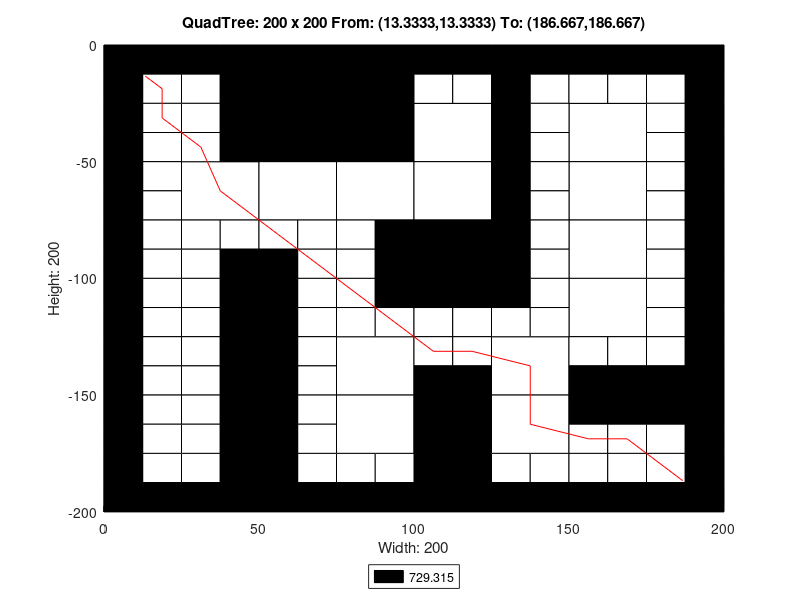

Write the MATLAB code that produced this figure.
axis([0 200 -200 0]);
title('QuadTree: 200 x 200 From: (13.3333,13.3333) To: (186.667,186.667)');
xlabel('Width: 200');
ylabel('Height: 200');
rectangle('Position',[50 -50 50 50], 'FaceColor',[0 0 0]);
rectangle('Position',[25 -75 25 25], 'FaceColor',[1 1 1]);
rectangle('Position',[50 -75 25 25], 'FaceColor',[1 1 1]);
rectangle('Position',[75 -75 25 25], 'FaceColor',[1 1 1]);
rectangle('Position',[100 -50 25 25], 'FaceColor',[1 1 1]);
rectangle('Position',[150 -50 25 25], 'FaceColor',[1 1 1]);
rectangle('Position',[100 -75 25 25], 'FaceColor',[1 1 1]);
rectangle('Position',[100 -100 25 25], 'FaceColor',[0 0 0]);
rectangle('Position',[150 -75 25 25], 'FaceColor',[1 1 1]);
rectangle('Position',[150 -100 25 25], 'FaceColor',[1 1 1]);
rectangle('Position',[75 -150 25 25], 'FaceColor',[1 1 1]);
rectangle('Position',[75 -175 25 25], 'FaceColor',[1 1 1]);
rectangle('Position',[125 -150 25 25], 'FaceColor',[1 1 1]);
rectangle('Position',[150 -125 25 25], 'FaceColor',[1 1 1]);
rectangle('Position',[100 -175 25 25], 'FaceColor',[0 0 0]);
rectangle('Position',[125 -175 25 25], 'FaceColor',[1 1 1]);
rectangle('Position',[100 -200 25 25], 'FaceColor',[0 0 0]);
rectangle('Position',[0 -12.5 12.5 12.5], 'FaceColor',[0 0 0]);
rectangle('Position',[12.5 -12.5 12.5 12.5], 'FaceColor',[0 0 0]);
rectangle('Position',[0 -25 12.5 12.5], 'FaceColor',[0 0 0]);
rectangle('Position',[12.5 -25 12.5 12.5], 'FaceColor',[1 1 1]);
rectangle('Position',[25 -12.5 12.5 12.5], 'FaceColor',[0 0 0]);
rectangle('Position',[37.5 -12.5 12.5 12.5], 'FaceColor',[0 0 0]);
rectangle('Position',[25 -25 12.5 12.5], 'FaceColor',[1 1 1]);
rectangle('Position',[37.5 -25 12.5 12.5], 'FaceColor',[0 0 0]);
rectangle('Position',[0 -37.5 12.5 12.5], 'FaceColor',[0 0 0]);
rectangle('Position',[12.5 -37.5 12.5 12.5], 'FaceColor',[1 1 1]);
rectangle('Position',[0 -50 12.5 12.5], 'FaceColor',[0 0 0]);
rectangle('Position',[12.5 -50 12.5 12.5], 'FaceColor',[1 1 1]);
rectangle('Position',[25 -37.5 12.5 12.5], 'FaceColor',[1 1 1]);
rectangle('Position',[37.5 -37.5 12.5 12.5], 'FaceColor',[0 0 0]);
rectangle('Position',[25 -50 12.5 12.5], 'FaceColor',[1 1 1]);
rectangle('Position',[37.5 -50 12.5 12.5], 'FaceColor',[0 0 0]);
rectangle('Position',[0 -62.5 12.5 12.5], 'FaceColor',[0 0 0]);
rectangle('Position',[12.5 -62.5 12.5 12.5], 'FaceColor',[1 1 1]);
rectangle('Position',[0 -75 12.5 12.5], 'FaceColor',[0 0 0]);
rectangle('Position',[12.5 -75 12.5 12.5], 'FaceColor',[1 1 1]);
rectangle('Position',[0 -87.5 12.5 12.5], 'FaceColor',[0 0 0]);
rectangle('Position',[12.5 -87.5 12.5 12.5], 'FaceColor',[1 1 1]);
rectangle('Position',[0 -100 12.5 12.5], 'FaceColor',[0 0 0]);
rectangle('Position',[12.5 -100 12.5 12.5], 'FaceColor',[1 1 1]);
rectangle('Position',[25 -87.5 12.5 12.5], 'FaceColor',[1 1 1]);
rectangle('Position',[37.5 -87.5 12.5 12.5], 'FaceColor',[1 1 1]);
rectangle('Position',[25 -100 12.5 12.5], 'FaceColor',[1 1 1]);
rectangle('Position',[37.5 -100 12.5 12.5], 'FaceColor',[0 0 0]);
rectangle('Position',[50 -87.5 12.5 12.5], 'FaceColor',[1 1 1]);
rectangle('Position',[62.5 -87.5 12.5 12.5], 'FaceColor',[1 1 1]);
rectangle('Position',[50 -100 12.5 12.5], 'FaceColor',[0 0 0]);
rectangle('Position',[62.5 -100 12.5 12.5], 'FaceColor',[1 1 1]);
rectangle('Position',[75 -87.5 12.5 12.5], 'FaceColor',[1 1 1]);
rectangle('Position',[87.5 -87.5 12.5 12.5], 'FaceColor',[0 0 0]);
rectangle('Position',[75 -100 12.5 12.5], 'FaceColor',[1 1 1]);
rectangle('Position',[87.5 -100 12.5 12.5], 'FaceColor',[0 0 0]);
rectangle('Position',[100 -12.5 12.5 12.5], 'FaceColor',[0 0 0]);
rectangle('Position',[112.5 -12.5 12.5 12.5], 'FaceColor',[0 0 0]);
rectangle('Position',[100 -25 12.5 12.5], 'FaceColor',[1 1 1]);
rectangle('Position',[112.5 -25 12.5 12.5], 'FaceColor',[1 1 1]);
rectangle('Position',[125 -12.5 12.5 12.5], 'FaceColor',[0 0 0]);
rectangle('Position',[137.5 -12.5 12.5 12.5], 'FaceColor',[0 0 0]);
rectangle('Position',[125 -25 12.5 12.5], 'FaceColor',[0 0 0]);
rectangle('Position',[137.5 -25 12.5 12.5], 'FaceColor',[1 1 1]);
rectangle('Position',[125 -37.5 12.5 12.5], 'FaceColor',[0 0 0]);
rectangle('Position',[137.5 -37.5 12.5 12.5], 'FaceColor',[1 1 1]);
rectangle('Position',[125 -50 12.5 12.5], 'FaceColor',[0 0 0]);
rectangle('Position',[137.5 -50 12.5 12.5], 'FaceColor',[1 1 1]);
rectangle('Position',[150 -12.5 12.5 12.5], 'FaceColor',[0 0 0]);
rectangle('Position',[162.5 -12.5 12.5 12.5], 'FaceColor',[0 0 0]);
rectangle('Position',[150 -25 12.5 12.5], 'FaceColor',[1 1 1]);
rectangle('Position',[162.5 -25 12.5 12.5], 'FaceColor',[1 1 1]);
rectangle('Position',[175 -12.5 12.5 12.5], 'FaceColor',[0 0 0]);
rectangle('Position',[187.5 -12.5 12.5 12.5], 'FaceColor',[0 0 0]);
rectangle('Position',[175 -25 12.5 12.5], 'FaceColor',[1 1 1]);
rectangle('Position',[187.5 -25 12.5 12.5], 'FaceColor',[0 0 0]);
rectangle('Position',[175 -37.5 12.5 12.5], 'FaceColor',[1 1 1]);
rectangle('Position',[187.5 -37.5 12.5 12.5], 'FaceColor',[0 0 0]);
rectangle('Position',[175 -50 12.5 12.5], 'FaceColor',[1 1 1]);
rectangle('Position',[187.5 -50 12.5 12.5], 'FaceColor',[0 0 0]);
rectangle('Position',[125 -62.5 12.5 12.5], 'FaceColor',[0 0 0]);
rectangle('Position',[137.5 -62.5 12.5 12.5], 'FaceColor',[1 1 1]);
rectangle('Position',[125 -75 12.5 12.5], 'FaceColor',[0 0 0]);
rectangle('Position',[137.5 -75 12.5 12.5], 'FaceColor',[1 1 1]);
rectangle('Position',[125 -87.5 12.5 12.5], 'FaceColor',[0 0 0]);
rectangle('Position',[137.5 -87.5 12.5 12.5], 'FaceColor',[1 1 1]);
rectangle('Position',[125 -100 12.5 12.5], 'FaceColor',[0 0 0]);
rectangle('Position',[137.5 -100 12.5 12.5], 'FaceColor',[1 1 1]);
rectangle('Position',[175 -62.5 12.5 12.5], 'FaceColor',[1 1 1]);
rectangle('Position',[187.5 -62.5 12.5 12.5], 'FaceColor',[0 0 0]);
rectangle('Position',[175 -75 12.5 12.5], 'FaceColor',[1 1 1]);
rectangle('Position',[187.5 -75 12.5 12.5], 'FaceColor',[0 0 0]);
rectangle('Position',[175 -87.5 12.5 12.5], 'FaceColor',[1 1 1]);
rectangle('Position',[187.5 -87.5 12.5 12.5], 'FaceColor',[0 0 0]);
rectangle('Position',[175 -100 12.5 12.5], 'FaceColor',[1 1 1]);
rectangle('Position',[187.5 -100 12.5 12.5], 'FaceColor',[0 0 0]);
rectangle('Position',[0 -112.5 12.5 12.5], 'FaceColor',[0 0 0]);
rectangle('Position',[12.5 -112.5 12.5 12.5], 'FaceColor',[1 1 1]);
rectangle('Position',[0 -125 12.5 12.5], 'FaceColor',[0 0 0]);
rectangle('Position',[12.5 -125 12.5 12.5], 'FaceColor',[1 1 1]);
rectangle('Position',[25 -112.5 12.5 12.5], 'FaceColor',[1 1 1]);
rectangle('Position',[37.5 -112.5 12.5 12.5], 'FaceColor',[0 0 0]);
rectangle('Position',[25 -125 12.5 12.5], 'FaceColor',[1 1 1]);
rectangle('Position',[37.5 -125 12.5 12.5], 'FaceColor',[0 0 0]);
rectangle('Position',[0 -137.5 12.5 12.5], 'FaceColor',[0 0 0]);
rectangle('Position',[12.5 -137.5 12.5 12.5], 'FaceColor',[1 1 1]);
rectangle('Position',[0 -150 12.5 12.5], 'FaceColor',[0 0 0]);
rectangle('Position',[12.5 -150 12.5 12.5], 'FaceColor',[1 1 1]);
rectangle('Position',[25 -137.5 12.5 12.5], 'FaceColor',[1 1 1]);
rectangle('Position',[37.5 -137.5 12.5 12.5], 'FaceColor',[0 0 0]);
rectangle('Position',[25 -150 12.5 12.5], 'FaceColor',[1 1 1]);
rectangle('Position',[37.5 -150 12.5 12.5], 'FaceColor',[0 0 0]);
rectangle('Position',[50 -112.5 12.5 12.5], 'FaceColor',[0 0 0]);
rectangle('Position',[62.5 -112.5 12.5 12.5], 'FaceColor',[1 1 1]);
rectangle('Position',[50 -125 12.5 12.5], 'FaceColor',[0 0 0]);
rectangle('Position',[62.5 -125 12.5 12.5], 'FaceColor',[1 1 1]);
rectangle('Position',[75 -112.5 12.5 12.5], 'FaceColor',[1 1 1]);
rectangle('Position',[87.5 -112.5 12.5 12.5], 'FaceColor',[0 0 0]);
rectangle('Position',[75 -125 12.5 12.5], 'FaceColor',[1 1 1]);
rectangle('Position',[87.5 -125 12.5 12.5], 'FaceColor',[1 1 1]);
rectangle('Position',[50 -137.5 12.5 12.5], 'FaceColor',[0 0 0]);
rectangle('Position',[62.5 -137.5 12.5 12.5], 'FaceColor',[1 1 1]);
rectangle('Position',[50 -150 12.5 12.5], 'FaceColor',[0 0 0]);
rectangle('Position',[62.5 -150 12.5 12.5], 'FaceColor',[1 1 1]);
rectangle('Position',[0 -162.5 12.5 12.5], 'FaceColor',[0 0 0]);
rectangle('Position',[12.5 -162.5 12.5 12.5], 'FaceColor',[1 1 1]);
rectangle('Position',[0 -175 12.5 12.5], 'FaceColor',[0 0 0]);
rectangle('Position',[12.5 -175 12.5 12.5], 'FaceColor',[1 1 1]);
rectangle('Position',[25 -162.5 12.5 12.5], 'FaceColor',[1 1 1]);
rectangle('Position',[37.5 -162.5 12.5 12.5], 'FaceColor',[0 0 0]);
rectangle('Position',[25 -175 12.5 12.5], 'FaceColor',[1 1 1]);
rectangle('Position',[37.5 -175 12.5 12.5], 'FaceColor',[0 0 0]);
rectangle('Position',[0 -187.5 12.5 12.5], 'FaceColor',[0 0 0]);
rectangle('Position',[12.5 -187.5 12.5 12.5], 'FaceColor',[1 1 1]);
rectangle('Position',[0 -200 12.5 12.5], 'FaceColor',[0 0 0]);
rectangle('Position',[12.5 -200 12.5 12.5], 'FaceColor',[0 0 0]);
rectangle('Position',[25 -187.5 12.5 12.5], 'FaceColor',[1 1 1]);
rectangle('Position',[37.5 -187.5 12.5 12.5], 'FaceColor',[0 0 0]);
rectangle('Position',[25 -200 12.5 12.5], 'FaceColor',[0 0 0]);
rectangle('Position',[37.5 -200 12.5 12.5], 'FaceColor',[0 0 0]);
rectangle('Position',[50 -162.5 12.5 12.5], 'FaceColor',[0 0 0]);
rectangle('Position',[62.5 -162.5 12.5 12.5], 'FaceColor',[1 1 1]);
rectangle('Position',[50 -175 12.5 12.5], 'FaceColor',[0 0 0]);
rectangle('Position',[62.5 -175 12.5 12.5], 'FaceColor',[1 1 1]);
rectangle('Position',[50 -187.5 12.5 12.5], 'FaceColor',[0 0 0]);
rectangle('Position',[62.5 -187.5 12.5 12.5], 'FaceColor',[1 1 1]);
rectangle('Position',[50 -200 12.5 12.5], 'FaceColor',[0 0 0]);
rectangle('Position',[62.5 -200 12.5 12.5], 'FaceColor',[0 0 0]);
rectangle('Position',[75 -187.5 12.5 12.5], 'FaceColor',[1 1 1]);
rectangle('Position',[87.5 -187.5 12.5 12.5], 'FaceColor',[1 1 1]);
rectangle('Position',[75 -200 12.5 12.5], 'FaceColor',[0 0 0]);
rectangle('Position',[87.5 -200 12.5 12.5], 'FaceColor',[0 0 0]);
rectangle('Position',[100 -112.5 12.5 12.5], 'FaceColor',[0 0 0]);
rectangle('Position',[112.5 -112.5 12.5 12.5], 'FaceColor',[0 0 0]);
rectangle('Position',[100 -125 12.5 12.5], 'FaceColor',[1 1 1]);
rectangle('Position',[112.5 -125 12.5 12.5], 'FaceColor',[1 1 1]);
rectangle('Position',[125 -112.5 12.5 12.5], 'FaceColor',[0 0 0]);
rectangle('Position',[137.5 -112.5 12.5 12.5], 'FaceColor',[1 1 1]);
rectangle('Position',[125 -125 12.5 12.5], 'FaceColor',[1 1 1]);
rectangle('Position',[137.5 -125 12.5 12.5], 'FaceColor',[1 1 1]);
rectangle('Position',[100 -137.5 12.5 12.5], 'FaceColor',[1 1 1]);
rectangle('Position',[112.5 -137.5 12.5 12.5], 'FaceColor',[1 1 1]);
rectangle('Position',[100 -150 12.5 12.5], 'FaceColor',[0 0 0]);
rectangle('Position',[112.5 -150 12.5 12.5], 'FaceColor',[0 0 0]);
rectangle('Position',[175 -112.5 12.5 12.5], 'FaceColor',[1 1 1]);
rectangle('Position',[187.5 -112.5 12.5 12.5], 'FaceColor',[0 0 0]);
rectangle('Position',[175 -125 12.5 12.5], 'FaceColor',[1 1 1]);
rectangle('Position',[187.5 -125 12.5 12.5], 'FaceColor',[0 0 0]);
rectangle('Position',[150 -137.5 12.5 12.5], 'FaceColor',[1 1 1]);
rectangle('Position',[162.5 -137.5 12.5 12.5], 'FaceColor',[1 1 1]);
rectangle('Position',[150 -150 12.5 12.5], 'FaceColor',[0 0 0]);
rectangle('Position',[162.5 -150 12.5 12.5], 'FaceColor',[0 0 0]);
rectangle('Position',[175 -137.5 12.5 12.5], 'FaceColor',[1 1 1]);
rectangle('Position',[187.5 -137.5 12.5 12.5], 'FaceColor',[0 0 0]);
rectangle('Position',[175 -150 12.5 12.5], 'FaceColor',[0 0 0]);
rectangle('Position',[187.5 -150 12.5 12.5], 'FaceColor',[0 0 0]);
rectangle('Position',[125 -187.5 12.5 12.5], 'FaceColor',[1 1 1]);
rectangle('Position',[137.5 -187.5 12.5 12.5], 'FaceColor',[1 1 1]);
rectangle('Position',[125 -200 12.5 12.5], 'FaceColor',[0 0 0]);
rectangle('Position',[137.5 -200 12.5 12.5], 'FaceColor',[0 0 0]);
rectangle('Position',[150 -162.5 12.5 12.5], 'FaceColor',[0 0 0]);
rectangle('Position',[162.5 -162.5 12.5 12.5], 'FaceColor',[0 0 0]);
rectangle('Position',[150 -175 12.5 12.5], 'FaceColor',[1 1 1]);
rectangle('Position',[162.5 -175 12.5 12.5], 'FaceColor',[1 1 1]);
rectangle('Position',[175 -162.5 12.5 12.5], 'FaceColor',[0 0 0]);
rectangle('Position',[187.5 -162.5 12.5 12.5], 'FaceColor',[0 0 0]);
rectangle('Position',[175 -175 12.5 12.5], 'FaceColor',[1 1 1]);
rectangle('Position',[187.5 -175 12.5 12.5], 'FaceColor',[0 0 0]);
rectangle('Position',[150 -187.5 12.5 12.5], 'FaceColor',[1 1 1]);
rectangle('Position',[162.5 -187.5 12.5 12.5], 'FaceColor',[1 1 1]);
rectangle('Position',[150 -200 12.5 12.5], 'FaceColor',[0 0 0]);
rectangle('Position',[162.5 -200 12.5 12.5], 'FaceColor',[0 0 0]);
rectangle('Position',[175 -187.5 12.5 12.5], 'FaceColor',[1 1 1]);
rectangle('Position',[187.5 -187.5 12.5 12.5], 'FaceColor',[0 0 0]);
rectangle('Position',[175 -200 12.5 12.5], 'FaceColor',[0 0 0]);
rectangle('Position',[187.5 -200 12.5 12.5], 'FaceColor',[0 0 0]);
X=[186.667,181.25,168.75,156.25,137.5,137.5,118.75,106.25,93.75,81.25,68.75,56.25,37.5,31.25,18.75,18.75,13.3333];
Y=[-186.667,-181.25,-168.75,-168.75,-162.5,-137.5,-131.25,-131.25,-118.75,-106.25,-93.75,-81.25,-62.5,-43.75,-31.25,-18.75,-13.3333];
hold on;
plot(X,Y,'r');
legend('729.315','Location','southoutside');
